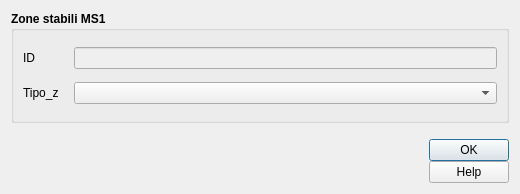
<?xml version="1.0" encoding="UTF-8"?>
<ui version="4.0">
 <class>stab_1</class>
 <widget class="QDialog" name="stab_1">
  <property name="geometry">
   <rect>
    <x>0</x>
    <y>0</y>
    <width>520</width>
    <height>194</height>
   </rect>
  </property>
  <property name="sizePolicy">
   <sizepolicy hsizetype="Fixed" vsizetype="Fixed">
    <horstretch>0</horstretch>
    <verstretch>0</verstretch>
   </sizepolicy>
  </property>
  <property name="minimumSize">
   <size>
    <width>520</width>
    <height>190</height>
   </size>
  </property>
  <property name="maximumSize">
   <size>
    <width>1500</width>
    <height>1500</height>
   </size>
  </property>
  <property name="windowTitle">
   <string>Zone stabili MS1</string>
  </property>
  <property name="modal">
   <bool>true</bool>
  </property>
  <layout class="QGridLayout" name="gridLayout">
   <item row="0" column="0">
    <widget class="QGroupBox" name="groupBox_2">
     <property name="sizePolicy">
      <sizepolicy hsizetype="Expanding" vsizetype="Expanding">
       <horstretch>0</horstretch>
       <verstretch>0</verstretch>
      </sizepolicy>
     </property>
     <property name="font">
      <font>
       <weight>75</weight>
       <bold>true</bold>
      </font>
     </property>
     <property name="title">
      <string>Zone stabili MS1</string>
     </property>
     <layout class="QGridLayout" name="gridLayout_3">
      <item row="3" column="1">
       <widget class="QComboBox" name="Tipo_z">
        <property name="toolTip">
         <string/>
        </property>
       </widget>
      </item>
      <item row="2" column="1">
       <spacer name="verticalSpacer_2">
        <property name="orientation">
         <enum>Qt::Vertical</enum>
        </property>
        <property name="sizeHint" stdset="0">
         <size>
          <width>20</width>
          <height>40</height>
         </size>
        </property>
       </spacer>
      </item>
      <item row="0" column="1">
       <spacer name="verticalSpacer">
        <property name="orientation">
         <enum>Qt::Vertical</enum>
        </property>
        <property name="sizeHint" stdset="0">
         <size>
          <width>20</width>
          <height>40</height>
         </size>
        </property>
       </spacer>
      </item>
      <item row="1" column="0">
       <widget class="QLabel" name="label_2">
        <property name="sizePolicy">
         <sizepolicy hsizetype="Minimum" vsizetype="Preferred">
          <horstretch>0</horstretch>
          <verstretch>0</verstretch>
         </sizepolicy>
        </property>
        <property name="minimumSize">
         <size>
          <width>45</width>
          <height>0</height>
         </size>
        </property>
        <property name="font">
         <font>
          <weight>50</weight>
          <bold>false</bold>
         </font>
        </property>
        <property name="text">
         <string>&lt;html&gt;&lt;head/&gt;&lt;body&gt;&lt;p&gt;ID&lt;/p&gt;&lt;/body&gt;&lt;/html&gt;</string>
        </property>
       </widget>
      </item>
      <item row="1" column="1">
       <widget class="QLineEdit" name="pkuid">
        <property name="enabled">
         <bool>false</bool>
        </property>
        <property name="palette">
         <palette>
          <active>
           <colorrole role="Text">
            <brush brushstyle="SolidPattern">
             <color alpha="255">
              <red>113</red>
              <green>113</green>
              <blue>113</blue>
             </color>
            </brush>
           </colorrole>
          </active>
          <inactive>
           <colorrole role="Text">
            <brush brushstyle="SolidPattern">
             <color alpha="255">
              <red>113</red>
              <green>113</green>
              <blue>113</blue>
             </color>
            </brush>
           </colorrole>
          </inactive>
          <disabled>
           <colorrole role="Text">
            <brush brushstyle="SolidPattern">
             <color alpha="255">
              <red>120</red>
              <green>120</green>
              <blue>120</blue>
             </color>
            </brush>
           </colorrole>
          </disabled>
         </palette>
        </property>
        <property name="toolTip">
         <string/>
        </property>
       </widget>
      </item>
      <item row="3" column="0">
       <widget class="QLabel" name="label">
        <property name="font">
         <font>
          <weight>50</weight>
          <bold>false</bold>
         </font>
        </property>
        <property name="text">
         <string>Tipo_z</string>
        </property>
       </widget>
      </item>
      <item row="4" column="1">
       <spacer name="verticalSpacer_3">
        <property name="orientation">
         <enum>Qt::Vertical</enum>
        </property>
        <property name="sizeHint" stdset="0">
         <size>
          <width>20</width>
          <height>40</height>
         </size>
        </property>
       </spacer>
      </item>
     </layout>
    </widget>
   </item>
   <item row="1" column="0">
    <layout class="QGridLayout" name="gridLayout_2">
     <property name="sizeConstraint">
      <enum>QLayout::SetDefaultConstraint</enum>
     </property>
     <property name="topMargin">
      <number>10</number>
     </property>
     <property name="horizontalSpacing">
      <number>10</number>
     </property>
     <property name="verticalSpacing">
      <number>0</number>
     </property>
     <item row="0" column="3">
      <spacer name="horizontalSpacer">
       <property name="orientation">
        <enum>Qt::Horizontal</enum>
       </property>
       <property name="sizeHint" stdset="0">
        <size>
         <width>40</width>
         <height>20</height>
        </size>
       </property>
      </spacer>
     </item>
     <item row="0" column="1">
      <widget class="QLabel" name="label_11">
       <property name="sizePolicy">
        <sizepolicy hsizetype="Preferred" vsizetype="Fixed">
         <horstretch>0</horstretch>
         <verstretch>0</verstretch>
        </sizepolicy>
       </property>
       <property name="text">
        <string/>
       </property>
       <property name="pixmap">
        <pixmap>../loghi/logoigag.png</pixmap>
       </property>
      </widget>
     </item>
     <item row="0" column="0">
      <widget class="QLabel" name="label_10">
       <property name="sizePolicy">
        <sizepolicy hsizetype="Preferred" vsizetype="Fixed">
         <horstretch>0</horstretch>
         <verstretch>0</verstretch>
        </sizepolicy>
       </property>
       <property name="text">
        <string/>
       </property>
       <property name="pixmap">
        <pixmap>../loghi/logo-cnr.png</pixmap>
       </property>
      </widget>
     </item>
     <item row="0" column="5">
      <layout class="QVBoxLayout" name="verticalLayout">
       <item>
        <widget class="QDialogButtonBox" name="buttonBox">
         <property name="sizePolicy">
          <sizepolicy hsizetype="Fixed" vsizetype="Fixed">
           <horstretch>0</horstretch>
           <verstretch>0</verstretch>
          </sizepolicy>
         </property>
         <property name="minimumSize">
          <size>
           <width>0</width>
           <height>0</height>
          </size>
         </property>
         <property name="cursor">
          <cursorShape>PointingHandCursor</cursorShape>
         </property>
         <property name="orientation">
          <enum>Qt::Vertical</enum>
         </property>
         <property name="standardButtons">
          <set>QDialogButtonBox::Ok</set>
         </property>
         <property name="centerButtons">
          <bool>true</bool>
         </property>
        </widget>
       </item>
       <item>
        <widget class="QPushButton" name="help_button">
         <property name="cursor">
          <cursorShape>PointingHandCursor</cursorShape>
         </property>
         <property name="text">
          <string>Help</string>
         </property>
        </widget>
       </item>
      </layout>
     </item>
     <item row="0" column="2">
      <widget class="QLabel" name="label_15">
       <property name="sizePolicy">
        <sizepolicy hsizetype="Preferred" vsizetype="Fixed">
         <horstretch>0</horstretch>
         <verstretch>0</verstretch>
        </sizepolicy>
       </property>
       <property name="text">
        <string/>
       </property>
       <property name="pixmap">
        <pixmap>../loghi/logo-labgis.png</pixmap>
       </property>
      </widget>
     </item>
    </layout>
   </item>
  </layout>
 </widget>
 <resources/>
 <connections/>
</ui>
